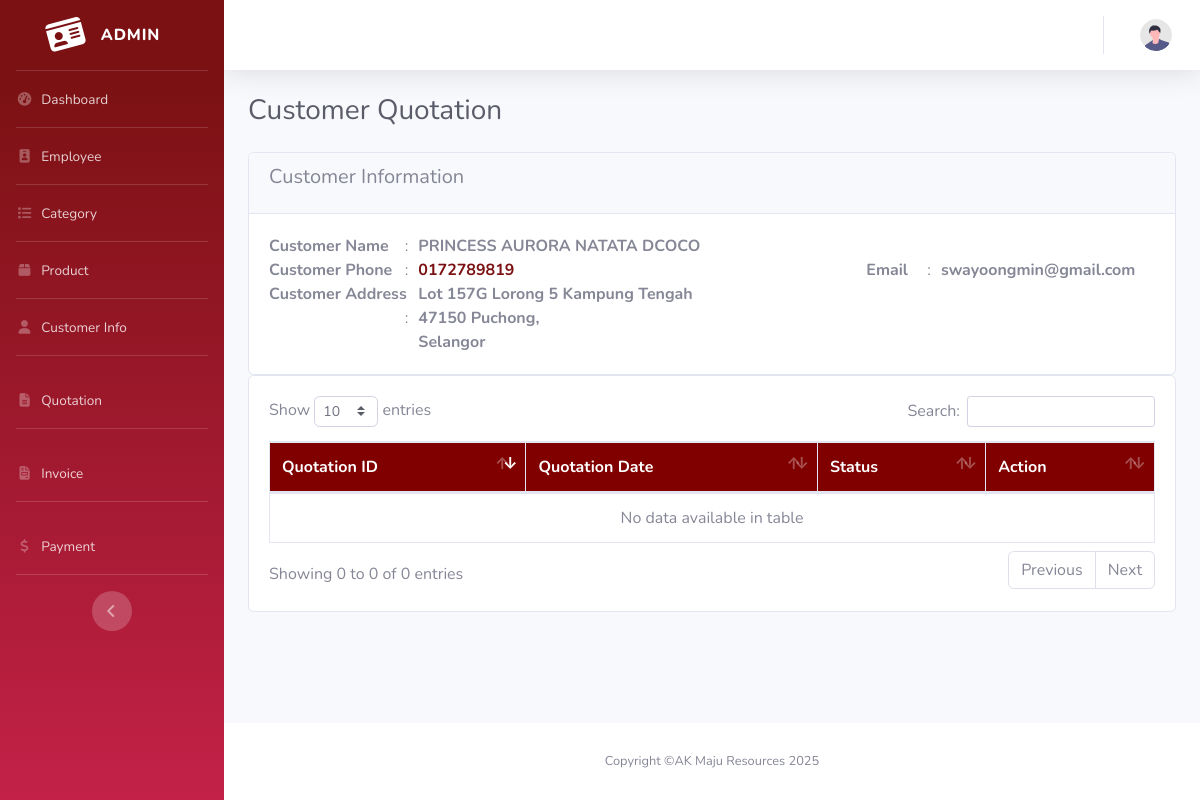
The page /Akmaju/admin/customer-quotation.php?customer_id=13 (signed in) on the database its author committed.
### tables this page shows
CREATE TABLE `customers` (
  `customer_id` int(11) NOT NULL,
  `customer_phone` int(11) NOT NULL,
  `customer_type` varchar(255) NOT NULL,
  `customer_address` varchar(255) DEFAULT NULL,
  `customer_city` varchar(255) DEFAULT NULL,
  `customer_state_id` int(11) DEFAULT NULL,
  `customer_postcode` varchar(5) DEFAULT NULL,
  `customer_country` varchar(255) DEFAULT 'Malaysia',
  `customer_status` int(11) NOT NULL DEFAULT 1 COMMENT '1:Active, 0:Inactive',
  `customer_created_at` datetime NOT NULL DEFAULT current_timestamp(),
  `customer_updated_at` datetime NOT NULL DEFAULT current_timestamp() ON UPDATE current_timestamp(),
  `customer_name` varchar(50) NOT NULL,
  `customer_email` varchar(50) NOT NULL
);

CREATE TABLE `states` (
  `state_id` int(11) NOT NULL,
  `state_name` varchar(35) NOT NULL
);

### Akmaju/admin/customer-quotation.php (the view, shortened to what this page needs)
<?php
$title = 'Customer Quotation';
include 'layout/header.php';
if (isset($_GET['customer_id'])) {
    $customer_id = $_GET['customer_id'];
    $sql_customer = "SELECT * FROM `customers`
                        JOIN `states` ON `customers`.`customer_state_id` = `states`.`state_id`
                            WHERE `customer_id` = '$customer_id'";
    $result_customer = $conn->query($sql_customer);
    if ($result_customer->num_rows > 0) {
        $customer = $result_customer->fetch_assoc();
    } else {
        $_SESSION['message'] = alert('Customer not found', 'danger');
        redirect('customer.php');
    }
} else {
    $_SESSION['message'] = alert('Customer not found', 'danger');
    redirect('customer.php');
}
?>
<div class="container-fluid">
    <div class="d-sm-flex align-items-center justify-content-between mb-4">
        <h1 class="h3 mb-0 text-gray-800"><?= $title ?></h1>
    </div>
    <div class="card mt-3">
        <div class="card-header">
            <div class="card-title">
                <h5>Customer Information
                </h5>
            </div>
        </div>
        <div class="card-body">
            <div class="form-row">
                <div class="col-sm-2">
                    <span class="font-weight-bold pt-3 mt-3">Customer Name</span><span class="float-right">:</span>
                </div>
                <div class="col-sm-6">
                    <span class="font-weight-bold pt-3 mt-3"><?= $customer['customer_name'] ?></span>
                </div>
            </div>
            <div class="form-row">
                <div class="col-sm-2">
                    <span class="font-weight-bold pt-3 mt-3">Customer Phone</span><span class="float-right">:</span>
                </div>
                <div class="col-sm-6">
                    <span class="font-weight-bold pt-3 mt-3"><a href="https://wa.me/60<?= $customer['customer_phone'] ?>" target="_blank">0<?= $customer['customer_phone'] ?></a></span>
                </div>
                <div class="col-sm-1">
                    <span class="font-weight-bold pt-3 mt-3">Email</span><span class="float-right">:</span>
                </div>
                <div class="col-sm-3">
                    <span class="font-weight-bold pt-3 mt-3"><?= $customer['customer_email'] ?></span>
                </div>
            </div>
            <div class="form-row">
                <div class="col-sm-2">
                    <span class="font-weight-bold pt-3 mt-3">Customer Address</span><span class="float-right">:</span>
                </div>
                <div class="col-sm-5">
                    <span class="font-weight-bold pt-3 mt-3"><?= $customer['customer_address'] . "<br>" . $customer['customer_postcode'] . " " . $customer['customer_city'] . ",<br>" . $customer['state_name'] ?></span>
                </div>
            </div>
        </div>
    </div>
    <div class="card">
        <div class="card-body">
            <div class="table-responsive">
                <table class="table table-bordered" id="quotationTable">
                    <thead class="thead-warning" style="background-color: maroon; color: white;">
                        <tr>
                            <th scope="col">Quotation ID</th>
                            <th scope="col">Quotation Date</th>
                            <th scope="col">Status</th>
                            <th scope="col">Action</th>
                        </tr>
                    </thead>
                    <tbody>
                </table>
            </div>
        </div>
    </div>
</div>
<?php include 'layout/footer.php'; ?>

### rows shown on the page
customers: customer_name "PRINCESS AURORA NATATA DCOCO", customer_phone "172789819", customer_email "swayoongmin@gmail.com", customer_address "Lot 157G Lorong 5 Kampung Tengah", customer_postcode "47150", customer_city "Puchong", customer_state.state_name "Selangor"

### other values the page prints
$title "Customer Quotation"
